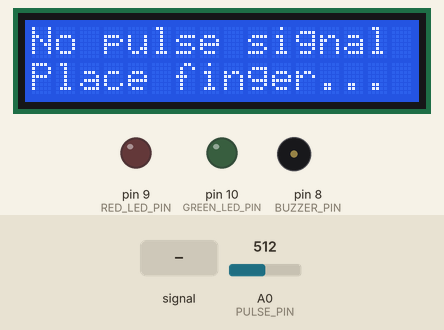
Bench run of a sketch on a simulated Arduino Uno, built with avr-gcc and run on an emulated ATmega328P. On the bench: 16×2 character LCD, output pins drawn as LEDs (lit = HIGH), buzzer (waves = sounding, pin HIGH). The inputs (shaded band) are chosen by the test bench; at power-on: A0 (PULSE_PIN) = 512. What the sketch prints to the serial monitor is not drawn.

Above: at 2.7 s.
2.8 s: A0 (PULSE_PIN) fed a 200 Hz sine of ±81 counts around its level
At 3.42 s:
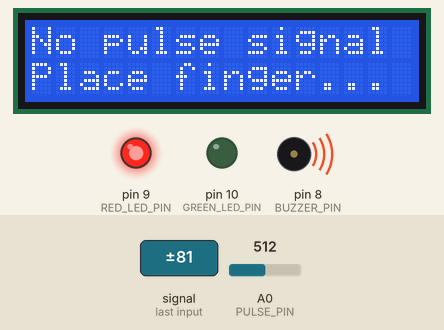
At 5.5 s:
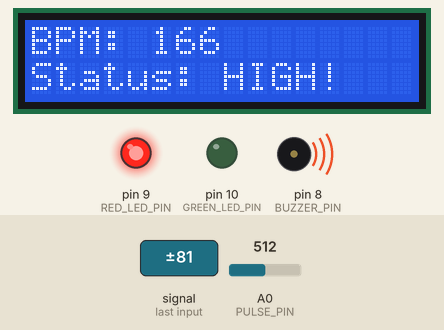
5.8 s: A0 (PULSE_PIN) set to 90
At 8.82 s:
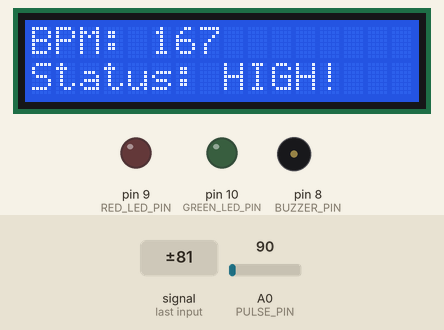
Timing chart, 0 to 10.3 s (numbered marks = the images above; inputs shaded):
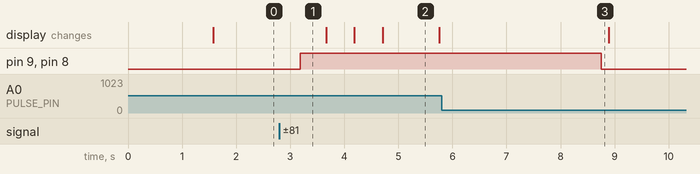

The sketch:

heartbeat_monitor.ino
```cpp
/*
  Heartbeat Monitor with Alert System
  Tier: Option B (Recommended) - Arduino UNO / ESP32
  Hardware: Analog Pulse Sensor, 16x2 LCD, Buzzer, Red/Green LEDs

  Modules (per project spec):
  A. Pulse Reading      - raw analog signal acquisition
  B. Heartbeat Detection - peak detection with debounce (no double counting)
  C. BPM Calculation    - 60000 / beat interval (ms), smoothed over N beats
  D. Alert Logic        - configurable low/high threshold comparison
  E. Display            - 16x2 LCD status output
  F. Integrated loop    - ties all modules together + Serial output

  ---------------------------------------------------------------
  IMPORTANT: This is an educational embedded systems prototype.
  It is NOT a certified medical diagnostic device. Hobby-grade
  pulse sensor readings may be approximate and must not be used
  for medical decisions.
  ---------------------------------------------------------------
*/

#include <LiquidCrystal.h>

// ---------- Configuration ----------
const int THRESHOLD_LOW = 60;     // BPM below this = LOW alert (demo threshold)
const int THRESHOLD_HIGH = 100;   // BPM above this = HIGH alert (demo threshold)
const int SIGNAL_THRESHOLD = 550; // Analog value above which we consider it a "beat" (tune per sensor/finger)
const int SAMPLE_COUNT_AVG = 4;   // Number of beat intervals averaged for smoothing

// ---------- Pins ----------
const int PULSE_PIN = A0;
const int BUZZER_PIN = 8;
const int RED_LED_PIN = 9;
const int GREEN_LED_PIN = 10;
const int LCD_RS = 7, LCD_EN = 6, LCD_D4 = 5, LCD_D5 = 4, LCD_D6 = 3, LCD_D7 = 2;

LiquidCrystal lcd(LCD_RS, LCD_EN, LCD_D4, LCD_D5, LCD_D6, LCD_D7);

// ---------- State ----------
unsigned long lastBeatTime = 0;
bool signalWasHigh = false;
int beatIntervals[SAMPLE_COUNT_AVG];
int intervalIndex = 0;
int intervalsCollected = 0;
int currentBPM = 0;
unsigned long lastDisplayUpdate = 0;

// =====================================================================
// A. PULSE READING MODULE
// =====================================================================
int readPulseSignal() {
  return analogRead(PULSE_PIN);
}

// =====================================================================
// B. HEARTBEAT DETECTION MODULE
//    Simple rising-edge peak detection with a refractory period to
//    avoid double-counting a single physical beat.
// =====================================================================
bool detectHeartbeat(int signalValue) {
  const unsigned long REFRACTORY_MS = 300; // ~200 BPM max, prevents double count
  unsigned long now = millis();

  bool isHigh = signalValue > SIGNAL_THRESHOLD;

  if (isHigh && !signalWasHigh && (now - lastBeatTime) > REFRACTORY_MS) {
    signalWasHigh = true;
    unsigned long interval = now - lastBeatTime;
    lastBeatTime = now;

    // First detected beat has no valid interval yet
    if (interval < 2000 && interval > 0) {
      beatIntervals[intervalIndex] = interval;
      intervalIndex = (intervalIndex + 1) % SAMPLE_COUNT_AVG;
      if (intervalsCollected < SAMPLE_COUNT_AVG) intervalsCollected++;
      return true;
    }
  } else if (!isHigh) {
    signalWasHigh = false;
  }
  return false;
}

// =====================================================================
// C. BPM CALCULATION MODULE
//    BPM = 60000 / average beat interval (ms)
// =====================================================================
int calculateBPM() {
  if (intervalsCollected == 0) return 0;

  long sum = 0;
  for (int i = 0; i < intervalsCollected; i++) {
    sum += beatIntervals[i];
  }
  int avgInterval = sum / intervalsCollected;
  if (avgInterval <= 0) return 0;

  return 60000 / avgInterval;
}

// =====================================================================
// D. ALERT MODULE
// =====================================================================
enum AlertStatus { STATUS_NORMAL, STATUS_LOW, STATUS_HIGH, STATUS_NO_SIGNAL };

AlertStatus evaluateAlert(int bpm) {
  if (bpm == 0) return STATUS_NO_SIGNAL;
  if (bpm < THRESHOLD_LOW) return STATUS_LOW;
  if (bpm > THRESHOLD_HIGH) return STATUS_HIGH;
  return STATUS_NORMAL;
}

void applyAlertOutputs(AlertStatus status) {
  switch (status) {
    case STATUS_NORMAL:
      digitalWrite(GREEN_LED_PIN, HIGH);
      digitalWrite(RED_LED_PIN, LOW);
      digitalWrite(BUZZER_PIN, LOW);
      break;
    case STATUS_LOW:
    case STATUS_HIGH:
      digitalWrite(GREEN_LED_PIN, LOW);
      digitalWrite(RED_LED_PIN, HIGH);
      digitalWrite(BUZZER_PIN, HIGH);
      break;
    case STATUS_NO_SIGNAL:
      digitalWrite(GREEN_LED_PIN, LOW);
      digitalWrite(RED_LED_PIN, LOW);
      digitalWrite(BUZZER_PIN, LOW);
      break;
  }
}

// =====================================================================
// E. DISPLAY MODULE
// =====================================================================
void updateDisplay(int bpm, AlertStatus status) {
  lcd.clear();
  lcd.setCursor(0, 0);
  if (status == STATUS_NO_SIGNAL) {
    lcd.print("No pulse signal");
  } else {
    lcd.print("BPM: ");
    lcd.print(bpm);
  }
  lcd.setCursor(0, 1);
  switch (status) {
    case STATUS_NORMAL:    lcd.print("Status: NORMAL"); break;
    case STATUS_LOW:       lcd.print("Status: LOW!");   break;
    case STATUS_HIGH:      lcd.print("Status: HIGH!");  break;
    case STATUS_NO_SIGNAL: lcd.print("Place finger..."); break;
  }
}

// =====================================================================
// F. SETUP + MAIN LOOP
// =====================================================================
void setup() {
  Serial.begin(115200);
  lcd.begin(16, 2);

  pinMode(BUZZER_PIN, OUTPUT);
  pinMode(RED_LED_PIN, OUTPUT);
  pinMode(GREEN_LED_PIN, OUTPUT);

  lcd.print("Heartbeat Mon.");
  lcd.setCursor(0, 1);
  lcd.print("Initializing...");
  delay(1500);
}

void loop() {
  int signalValue = readPulseSignal();
  bool beatDetected = detectHeartbeat(signalValue);

  if (beatDetected) {
    currentBPM = calculateBPM();
  }

  // Signal considered lost if no beat for 3 seconds
  if (millis() - lastBeatTime > 3000) {
    currentBPM = 0;
    intervalsCollected = 0;
  }

  AlertStatus status = evaluateAlert(currentBPM);
  applyAlertOutputs(status);

  // Update LCD roughly twice a second (avoid flicker)
  if (millis() - lastDisplayUpdate > 500) {
    updateDisplay(currentBPM, status);
    lastDisplayUpdate = millis();
  }

  // Serial monitor output for debugging / logging
  Serial.print("Raw:");
  Serial.print(signalValue);
  Serial.print("  BPM:");
  Serial.print(currentBPM);
  Serial.print("  Status:");
  switch (status) {
    case STATUS_NORMAL:    Serial.println("NORMAL"); break;
    case STATUS_LOW:       Serial.println("LOW");    break;
    case STATUS_HIGH:      Serial.println("HIGH");   break;
    case STATUS_NO_SIGNAL: Serial.println("NO_SIGNAL"); break;
  }

  delay(20); // ~50Hz sampling rate
}
```

Measured:
- after the input at 2.8 s, pin 9 (RED_LED_PIN), pin 8 (BUZZER_PIN): LOW → HIGH after 0.38 s
- after the input at 5.8 s, pin 9 (RED_LED_PIN), pin 8 (BUZZER_PIN): HIGH → LOW after 3.0 s
- what the display in image 2 shows lasts 1.1 s, from 4.7 s to 5.8 s
